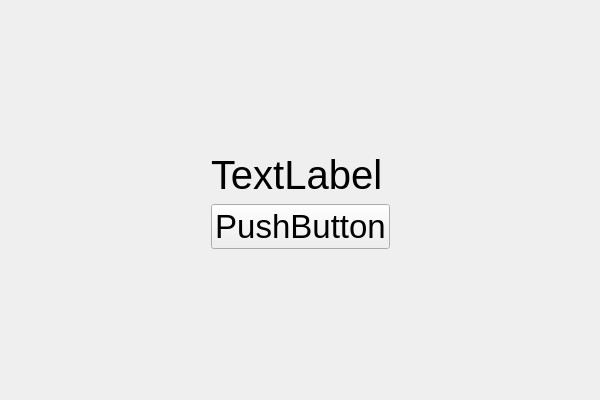
<?xml version="1.0" encoding="UTF-8"?>
<ui version="4.0">
 <class>QtTestingClass</class>
 <widget class="QWidget" name="QtTestingClass">
  <property name="geometry">
   <rect>
    <x>0</x>
    <y>0</y>
    <width>600</width>
    <height>400</height>
   </rect>
  </property>
  <property name="windowTitle">
   <string>QtTesting</string>
  </property>
  <layout class="QVBoxLayout" name="verticalLayout_2">
   <item>
    <spacer name="verticalSpacer_2">
     <property name="orientation">
      <enum>Qt::Vertical</enum>
     </property>
     <property name="sizeHint" stdset="0">
      <size>
       <width>20</width>
       <height>161</height>
      </size>
     </property>
    </spacer>
   </item>
   <item>
    <layout class="QHBoxLayout" name="horizontalLayout">
     <item>
      <spacer name="horizontalSpacer">
       <property name="orientation">
        <enum>Qt::Horizontal</enum>
       </property>
       <property name="sizeHint" stdset="0">
        <size>
         <width>40</width>
         <height>20</height>
        </size>
       </property>
      </spacer>
     </item>
     <item>
      <layout class="QVBoxLayout" name="verticalLayout">
       <item>
        <widget class="QLabel" name="label">
         <property name="font">
          <font>
           <pointsize>30</pointsize>
          </font>
         </property>
         <property name="text">
          <string>TextLabel</string>
         </property>
        </widget>
       </item>
       <item>
        <widget class="QPushButton" name="pushButton">
         <property name="font">
          <font>
           <pointsize>25</pointsize>
          </font>
         </property>
         <property name="text">
          <string>PushButton</string>
         </property>
        </widget>
       </item>
      </layout>
     </item>
     <item>
      <spacer name="horizontalSpacer_2">
       <property name="orientation">
        <enum>Qt::Horizontal</enum>
       </property>
       <property name="sizeHint" stdset="0">
        <size>
         <width>40</width>
         <height>20</height>
        </size>
       </property>
      </spacer>
     </item>
    </layout>
   </item>
   <item>
    <spacer name="verticalSpacer">
     <property name="orientation">
      <enum>Qt::Vertical</enum>
     </property>
     <property name="sizeHint" stdset="0">
      <size>
       <width>20</width>
       <height>160</height>
      </size>
     </property>
    </spacer>
   </item>
  </layout>
 </widget>
 <layoutdefault spacing="6" margin="11"/>
 <resources>
  <include location="QtTesting.qrc"/>
 </resources>
 <connections/>
</ui>
